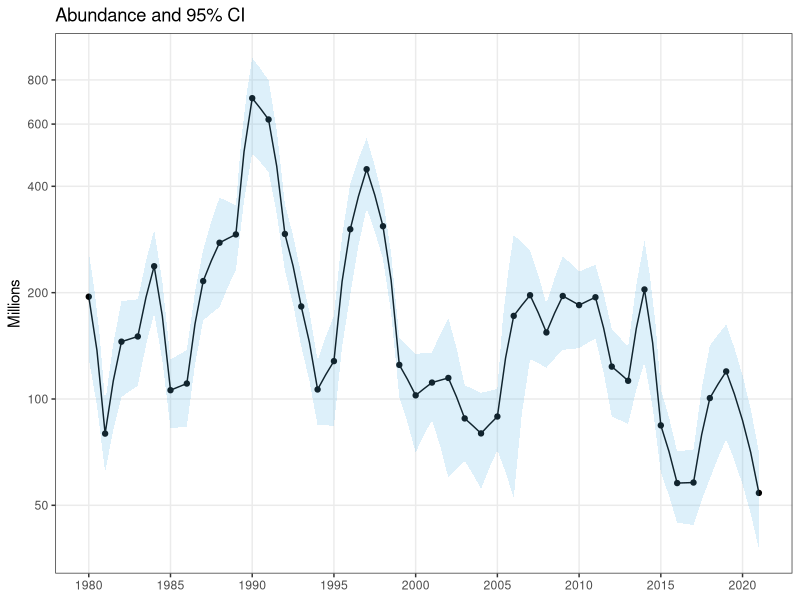
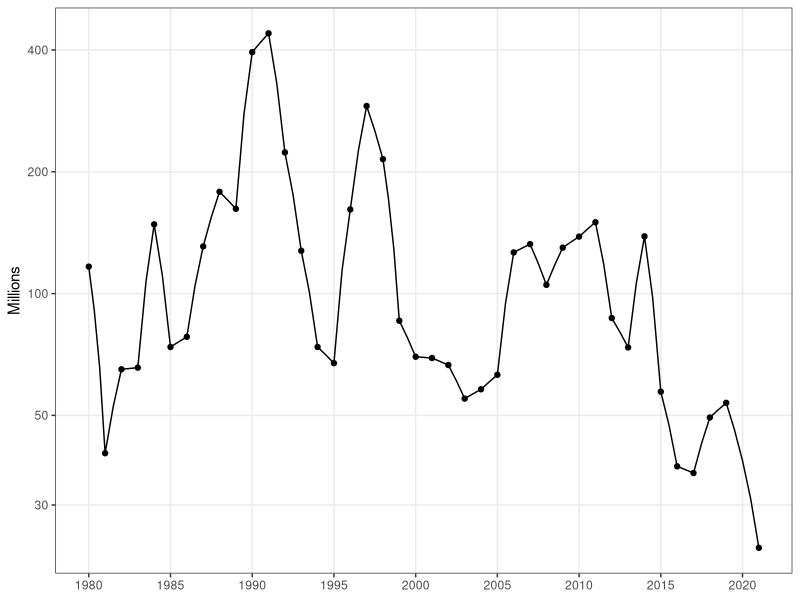
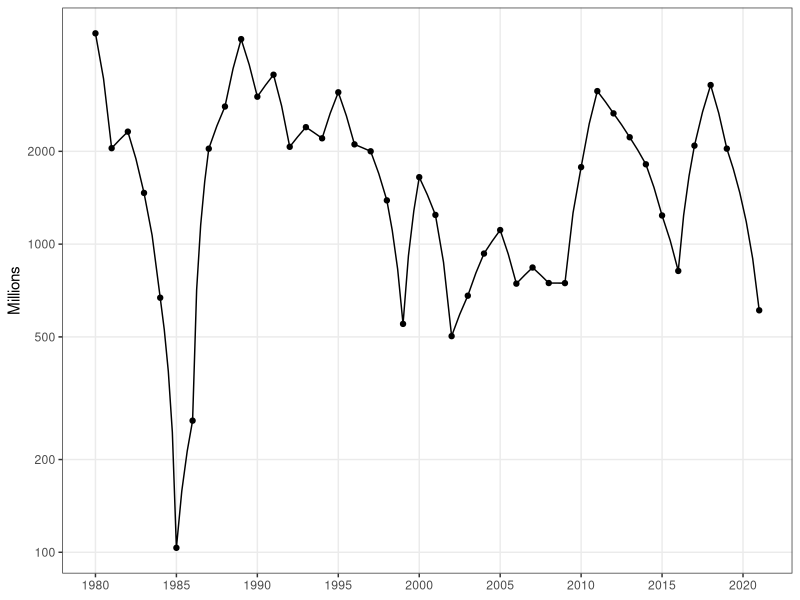
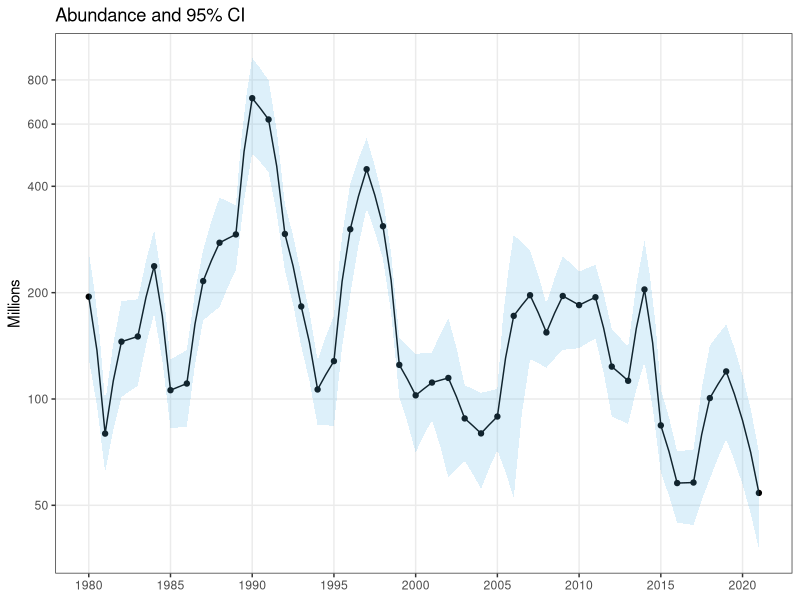
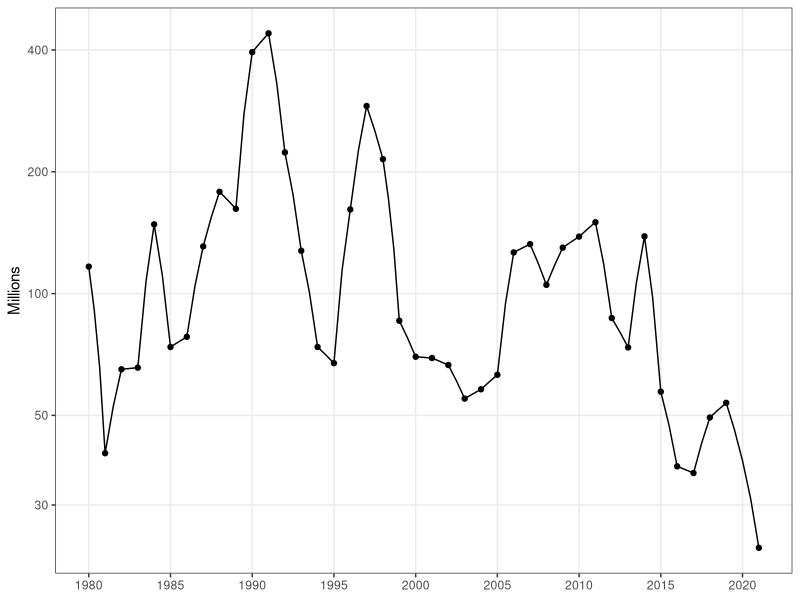
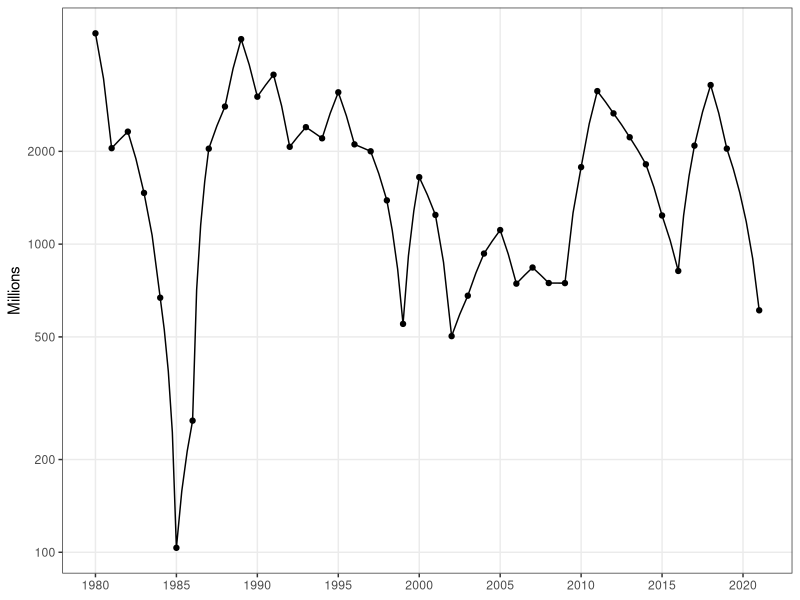

These figures' R source, in order:
# plot abundance time series

library(tidyverse)
cb <- c("#000000", "#E69F00", "#56B4E9", "#009E73", "#F0E442", "#0072B2", "#D55E00", "#CC79A7")

theme_set(theme_bw())

maleSC <- read.csv("./data/male_SC_abundance.csv")

head(maleSC)

# mature male SC
ggplot(maleSC, aes(year, Mature_male)) +
  geom_line() +
  geom_point() +
  geom_ribbon(aes(ymin = Mature_male - Mature_CI, ymax = Mature_male + Mature_CI), alpha = 0.2, fill = cb[3]) +
  theme(axis.title.x = element_blank()) +
  scale_y_continuous(breaks=c(50,100,200, 400, 600, 800), minor_breaks = NULL) +
  coord_trans(y = "pseudo_log") +
  scale_x_continuous(breaks = seq(1980, 2020, 5), minor_breaks = NULL) +
  labs(title = "Abundance and 95% CI", y = "Millions")

ggsave("./figs/mature male SC abundance TS.png", width = 6, height = 4, units = 'in')

# preferred male SC
ggplot(maleSC, aes(year, Preferred_male)) +
  geom_line() +
  geom_point() +
  # geom_ribbon(aes(ymin = Mature_male - Mature_CI, ymax = Mature_male + Mature_CI), alpha = 0.2, fill = cb[3]) +
  theme(axis.title.x = element_blank()) +
  scale_y_continuous(breaks=c(30, 50, 100, 200, 400), minor_breaks = NULL) +
  coord_trans(y = "pseudo_log") +
  scale_x_continuous(breaks = seq(1980, 2020, 5), minor_breaks = NULL) +
  labs( y = "Millions")

ggsave("./figs/preferred male SC abundance TS.png", width = 6, height = 4, units = 'in')

femaleSC <- read.csv("./data/female_SC_abundance.csv")

head(femaleSC)

# mature female SC
ggplot(femaleSC, aes(year, Mature_female)) +
  geom_line() +
  geom_point() +
  # geom_ribbon(aes(ymin = Mature_female - MatureCI, ymax = Mature_female + MatureCI), alpha = 0.2, fill = cb[3]) +
  theme(axis.title.x = element_blank()) +
  scale_y_continuous(breaks=c(100, 200, 500, 1000, 2000), minor_breaks = NULL) +
  coord_trans(y = "pseudo_log") +
  scale_x_continuous(breaks = seq(1980, 2020, 5), minor_breaks = NULL) +
  labs( y = "Millions")

ggsave("./figs/mature female SC abundance TS.png", width = 6, height = 4, units = 'in')
